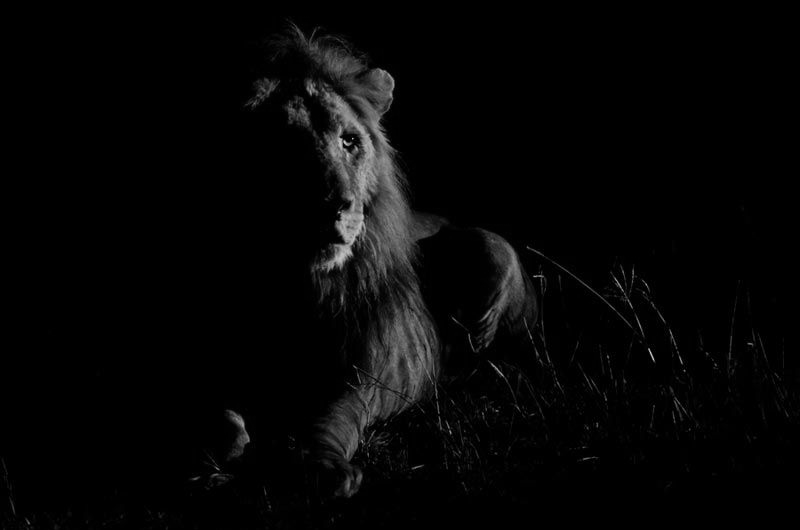
#> input picture DIP_assignments/assignment-02/images/lion.png, 800 x 530 px, found by its file name
$ python sol_01.py
#> lines starting #> are read from the running program, lines starting #| are printed output that depends on the picture; after the words box and inside, x2 and y2 are one past the last pixel; in counts of white or black regions, pixels touching at a corner belong together
import numpy as np
import skimage.io as io
import matplotlib.pyplot as plt


path1 = 'images/lion.png'
path2 = 'images/StoneFace.png'
img1 = io.imread(path1)
#> img1 is the input picture: shape (530, 800); min 0, max 210, mean 6.2
img2 = io.imread(path2)
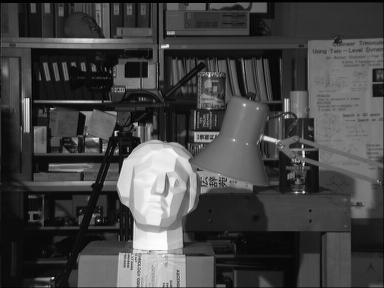
#> input picture DIP_assignments/assignment-02/images/StoneFace.png, 384 x 288 px, found by its file name
#> img2 is the input picture: shape (288, 384); min 0, max 253, mean 68.3

# Full Scale Contrast Stretching (FSCS)....
# [28 lines left out: functions fscs, hist_eq, not called in this run]


#Contrast Limited Adaptive Histogram Equalization (CLAHE):
def he_clip(img, clip):
    h, w = img.shape
    hist = np.histogram(img, bins = 256)[0]/(h*w)
    img_o = np.zeros([h, w])
    clip = np.max(hist)*clip
    extra = 0
    for i in range(256):
        if(hist[i] > clip):
            extra += hist[i] - clip
            hist[i] = clip

    e =  extra/256
    for i in range(256):
        hist[i] += e

    new_cdf = np.cumsum(hist)

    for i in range(0, h):
        for j in range(0, w):
            img_o[i, j] = new_cdf[img[i, j]] * 255

    return img_o


# CLAHE without overlapping....
# [18 lines left out: function clahe, not called in this run]

# CLAHE with overlap
def clahe_overlap(img, clip):

#> called with clip = 0.7
    m, n = img.shape
#> m = 530; n = 800
    h = int(n/7.125)
#> h = 112
    w = int(m/7.125)
#> w = 74

    cs, rs = 0, 0
    ce, re = h, w
#> ce = 112; re = 74

    img_0 = np.zeros((m, n))
    avg = np.zeros((m, n))

    for _ in range(8):
        for _ in range(8):
            block = img[rs:re, cs:ce]
            block_he_output = he_clip(block, clip)
            img_0[rs:re, cs:ce] += block_he_output
            avg[rs:re, cs:ce] += 1
            cs = cs + int(0.875*h)
            ce = cs + h
        cs = 0
        ce = cs + h
        rs = rs + int(0.875 * w)
        re = rs + w
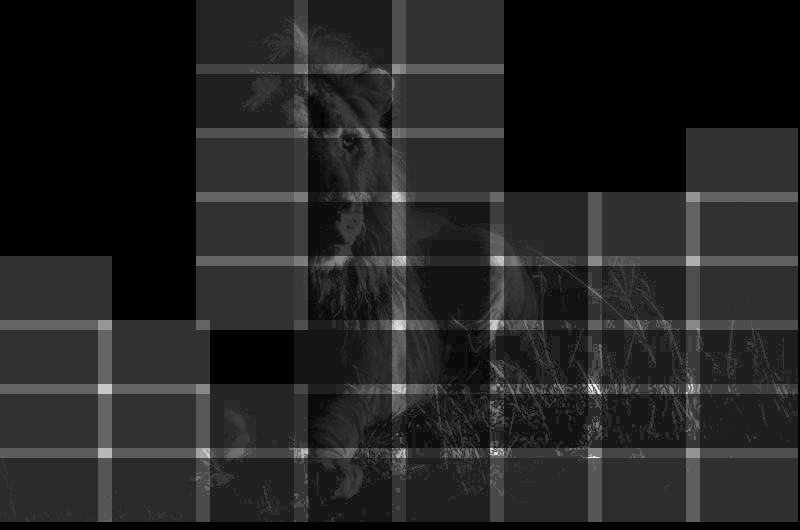
#> img_0: shape (530, 800) float64; min 0, max 902.8, mean 125.8; drawn with min black and max white
#> after the loop, rs = 512

    temp = (avg == 0)
#> temp: shape (530, 800) bool; 1.8% white; 1 white region, box (x1, y1, x2, y2) and area: (0, 0, 800, 530) 7444
    avg += temp
#> avg: shape (530, 800) float64; min 1, max 4, mean 1.27

    img_0 = img_0/avg
    hist1 = np.histogram(img_0, bins=256)[0]
#> hist1 = 256 values, max 116812 at index 0, min 0 at index 1, mean 1656.2
    return img_0, hist1


# Saturated contrast stretching...
def Scs(img):
    pass

img_01, hist1 = clahe_overlap(img1, 0.7)
img_02, hist2 = clahe_overlap(img2, 0.7)
#> call 2 of clahe_overlap, with clip = 0.7
#> the loop in clahe_overlap (call 2), `for _ in range(8):` made 8 passes
#> after the loop in clahe_overlap (call 2), `for _ in range(8):`:
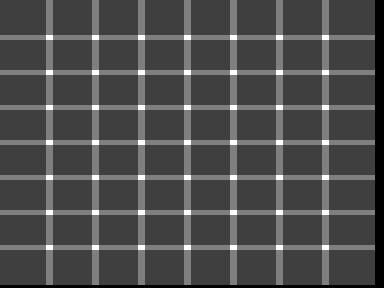
#> avg: shape (288, 384) float64; min 0, max 4, mean 1.23; drawn with min black and max white
#> after the loop in clahe_overlap (call 2), `for _ in range(8):`:
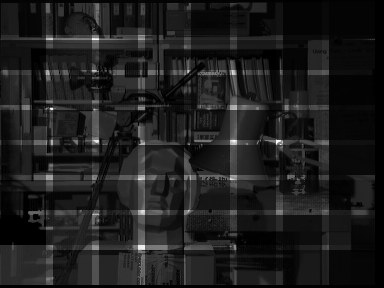
#> img_0: shape (288, 384) float64; min 0, max 1009.8, mean 117.5; drawn with min black and max white
#> after the loop in clahe_overlap (call 2), `for _ in range(8):`: rs = 280
#> in clahe_overlap (call 2), `temp = (avg == 0)`: temp: shape (288, 384) bool; 3.4% white; 1 white region, box (x1, y1, x2, y2) and area: (0, 0, 384, 288) 3717
#> in clahe_overlap (call 2), `avg += temp`:
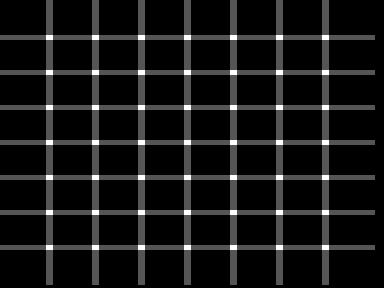
#> avg: shape (288, 384) float64; 3.36% of pixels changed, all inside (x1, y1, x2, y2) = (0, 0, 384, 288); drawn with min black and max white
#> in clahe_overlap (call 2), `img_0 = img_0/avg`:
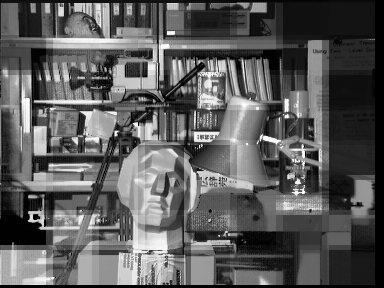
#> img_0: shape (288, 384) float64; min 0, max 254.1, mean 91.6
#> in clahe_overlap (call 2), `hist1 = np.histogram(img_0, bins=256)[0]`: hist1 = 256 values, max 3957 at index 0, min 14 at index 255, mean 432
#> hist2 has the same summary as hist1 in clahe_overlap

fig1, (ax1,ax2) = plt.subplots(1,2)

ax1.imshow(img_01, cmap='gray')
ax2.imshow(img_02, cmap='gray')

fig2, (a1,a2) = plt.subplots(1,2)

a1.plot(hist1)
a1.set_title('histogram for CLAHE lion.png')

a2.plot(hist2)
a2.set_title('HE StonFace.png')

plt.show()
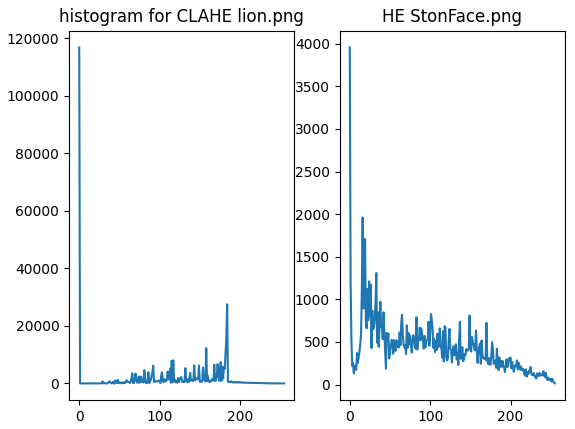
#> figure drawn by matplotlib, 2 panels; panel 1: curve peaks at x = 0, y = 116812; panel 2: curve peaks at x = 0, y = 3957
